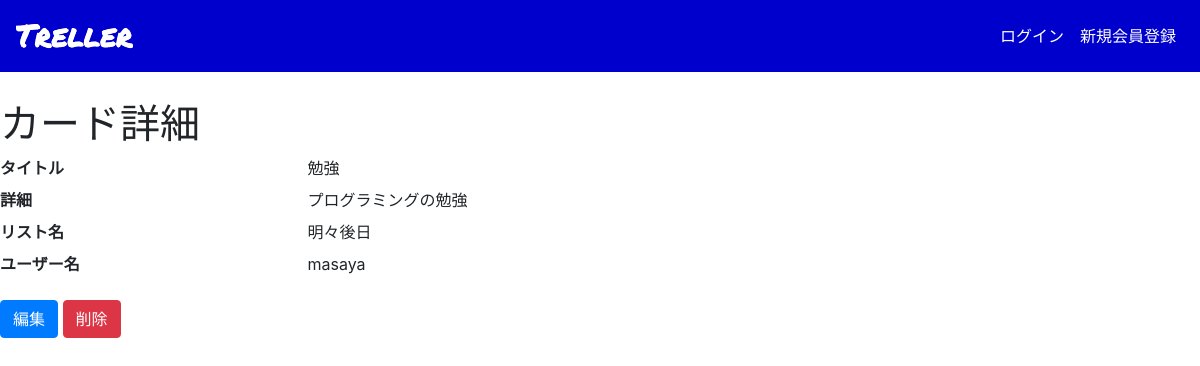
The page /cards/1/ on the database its author committed.
### trello_app/models.py (models this page shows, shortened)
class Card(models.Model):
    title = models.CharField(max_length=200)
    description = models.TextField()
    user = models.ForeignKey(User, on_delete=models.CASCADE)
    list = models.ForeignKey(List, on_delete=models.CASCADE)

class List(models.Model):
    title = models.CharField(max_length=200)
    user = models.ForeignKey(User, on_delete=models.CASCADE)

### trello_app/views.py (the view)
# urls.py: path('cards/<int:pk>/', views.CardDetailView.as_view(), name='cards_detail'),
class CardDetailView(DetailView):
    model = Card
    template_name = 'cards/detail.html'

### trello_app/templates/cards/detail.html
{% extends "base.html" %}
{% block content %}
<h1>カード詳細</h1>
<dl class="row">
  <dt class="col-sm-3">タイトル</dt>
  <dd class="col-sm-9">{{ card.title }}</dd>
  <dt class="col-sm-3">詳細</dt>
  <dd class="col-sm-9">{{ card.description }}</dd>
  <dt class="col-sm-3">リスト名</dt>
  <dd class="col-sm-9">{{ card.list.title }}</dd>
  <dt class="col-sm-3">ユーザー名</dt>
  <dd class="col-sm-9">{{ card.user.username }}</dd>
</dl>
<a class="btn btn-primary" href="{% url 'trello:cards_update' card.pk  %}" role="button">編集</a>
<a class="btn btn-danger" href="{% url 'trello:cards_delete' card.pk  %}" role="button">削除</a>
{% endblock %}

### trello_app/static/css/base.css (style rules this page uses)
body { padding-top: 100px; }

### rows shown on the page
Card: title "勉強", description "プログラミングの勉強", list "明々後日", user.username "masaya"
